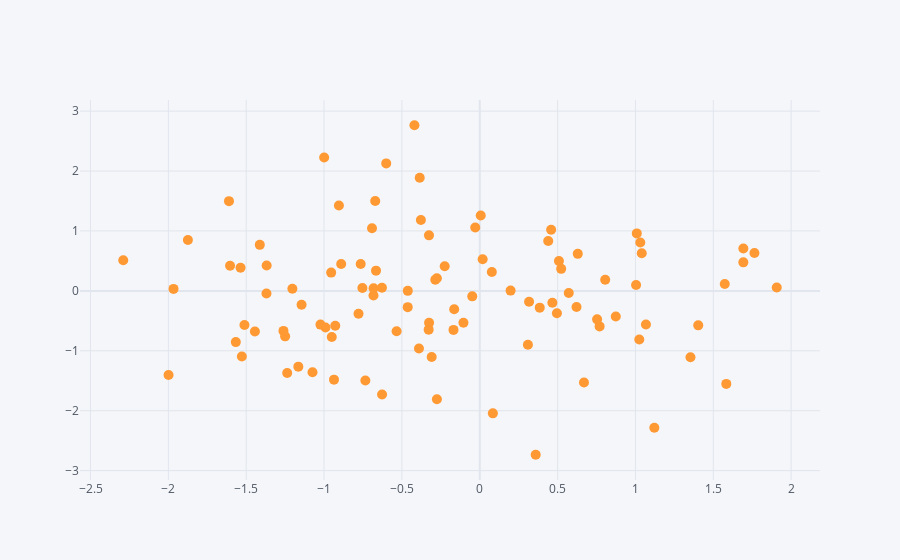

Notebook code for this chart:
### Markdown cell above
## Scatter

### Code cell
configure_plotly_browser_state()

df.iplot(kind='scatter',x='A',y='B',mode='markers',size=10)
